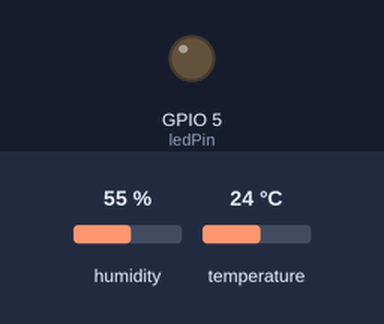
This sketch was run on a simulated ESP8266 (NodeMCU). Shown: output pins drawn as LEDs (lit = HIGH). Inputs (shaded band) come from the test bench; at power-on: temperature 24 °C, humidity 55 %. WiFi joins after 1.5 s; servers stay silent unless stated; no MQTT or app messages arrive unless stated; what the sketch prints to the serial monitor is not drawn.

Above: at 5.8 s.
5.9 s: temperature set to 30.3 °C
13.5 s: temperature set to 31.4 °C
At 16.6 s:
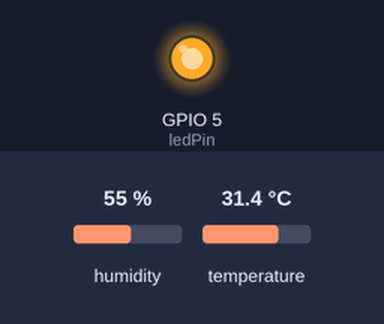
Timing chart, 0 to 18.1 s (numbered marks = the images above; inputs shaded):
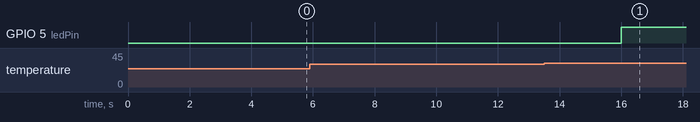

Measured:
- the behaviour switches between 31 and 31.1 °C on temperature (found by bisection; images 0 and 1)
- after the input at 5.9 s, every drawn part: stays the same
- after the input at 13.5 s, GPIO 5 (ledPin): LOW → HIGH after 2.5 s

The sketch:

tugas.ino
```cpp
#include <ESP8266WiFi.h>
#include <PubSubClient.h>
#include <ArduinoJson.h>
#include <DHT.h>

// ===================== KONFIGURASI (WAJIB DIGANTI) =====================
const char* ssid     = "keyr1nn";
const char* password = "rindigemas";

const char* mqttServer = "broker.hivemq.com";
const int   mqttPort   = 1883;
const char* clientId   = "ESP8266_LabIoT_25782035_Tugas";   // harus unik

// Topik (ganti nim_anda dengan NIM Anda)
const char* topicTelemetri = "kampus/labiot/25782035/telemetri";
const char* topicKendali   = "kampus/labiot/25782035/kendali";
const char* topicAlert     = "kampus/labiot/25782035/alert";
const char* topicStatus    = "kampus/labiot/25782035/status";

// Pesan status (LWT & ONLINE)
const char* msgOffline = "{\"status\":\"OFFLINE\",\"keterangan\":\"Perangkat Terputus Tak Terduga\"}";
const char* msgOnline  = "{\"status\":\"ONLINE\",\"keterangan\":\"Perangkat Beroperasi Normal\"}";

// ===================== PIN & PARAMETER =====================
const byte dhtPin = 2;   // D4
const byte ledPin = 5;   // D1
#define DHTTYPE DHT22    // ganti DHT22 jika memakai DHT22

const float SUHU_BATAS = 31.0;                       // ambang bahaya (derajat C)
const unsigned long telemetryInterval = 4000;        // kirim tiap 4 detik
const unsigned long reconnectInterval = 5000;        // jeda percobaan reconnect

DHT dht(dhtPin, DHTTYPE);
WiFiClient espClient;
PubSubClient client(espClient);

// ===================== VARIABEL STATUS =====================
unsigned long lastTelemetryTime = 0;
unsigned long lastReconnectAttempt = 0;
bool bahayaAktif = false;   // state latch: true = sedang kondisi bahaya

// ===================== CALLBACK KENDALI =====================
void callback(char* topic, byte* payload, unsigned int length) {
  char buf[length + 1];
  memcpy(buf, payload, length);
  buf[length] = '\0';

  Serial.println("----------------------------------------");
  Serial.printf("[KONTROL DITERIMA] Topik: %s | Payload: %s\n", topic, buf);

  // Saat bahaya, LED dikunci ON oleh sistem -> perintah manual ditolak
  if (bahayaAktif) {
    Serial.println("--> [DITOLAK] Kondisi BAHAYA aktif, LED dikunci ON oleh sistem.");
    return;
  }

  StaticJsonDocument<128> doc;
  DeserializationError err = deserializeJson(doc, buf);
  if (err) {
    Serial.println("Gagal membedah payload JSON!");
    return;
  }

  if (doc["led"].is<int>()) {
    int val = doc["led"];
    digitalWrite(ledPin, val == 1 ? HIGH : LOW);
    Serial.printf("--> [INDIKATOR] LED: %s\n", val == 1 ? "MENYALA" : "PADAM");
  }
}

// ===================== KONEKSI MQTT (NON-BLOCKING) =====================
bool connectMQTT() {
  Serial.print("Menghubungkan ke MQTT Broker...");
  // connect(id, user, pass, willTopic, willQoS, willRetain, willMessage)
  if (client.connect(clientId, NULL, NULL, topicStatus, 1, true, msgOffline)) {
    Serial.println(" Sukses!");
    client.subscribe(topicKendali);
    Serial.printf("Subskripsi: %s\n", topicKendali);
    // Umumkan ONLINE (retain) menimpa pesan OFFLINE lama
    client.publish(topicStatus, msgOnline, true);
    Serial.println("Status ONLINE dipublikasikan.");
    return true;
  }
  Serial.printf(" Gagal (rc=%d)\n", client.state());
  return false;
}

void maintainConnection() {
  // Wi-Fi: biarkan library auto-reconnect, cukup tunggu
  if (WiFi.status() != WL_CONNECTED) return;

  if (!client.connected()) {
    unsigned long now = millis();
    if (now - lastReconnectAttempt >= reconnectInterval) {
      lastReconnectAttempt = now;
      connectMQTT();
    }
  }
}

// ===================== SETUP =====================
void setup() {
  Serial.begin(115200);
  pinMode(ledPin, OUTPUT);
  digitalWrite(ledPin, LOW);
  dht.begin();

  WiFi.mode(WIFI_STA);
  WiFi.setAutoReconnect(true);
  WiFi.begin(ssid, password);
  Serial.println("Menghubungkan Wi-Fi (non-blocking)...");

  client.setServer(mqttServer, mqttPort);
  client.setCallback(callback);
  client.setKeepAlive(15);   // LWT terpicu lebih cepat (~15-22 detik)
}

// ===================== LOOP =====================
void loop() {
  maintainConnection();
  if (client.connected()) client.loop();

  unsigned long now = millis();
  if (now - lastTelemetryTime < telemetryInterval) return;
  lastTelemetryTime = now;

  float t = dht.readTemperature();
  float h = dht.readHumidity();
  if (isnan(t) || isnan(h)) {
    Serial.println("Peringatan: Gagal membaca data DHT!");
    return;
  }

  // ---------- Edge Safety Engine ----------
  if (t > SUHU_BATAS) {
    digitalWrite(ledPin, HIGH);            // LED bahaya otomatis ON
    if (!bahayaAktif) {                    // latch: kirim sekali saat pertama terdeteksi
      bahayaAktif = true;
      StaticJsonDocument<128> a;
      a["status"]     = "BAHAYA";
      a["parameter"]  = "OVERHEAT";
      a["nilai_suhu"] = serialized(String(t, 1));
      char ab[128];
      serializeJson(a, ab);
      if (client.connected() && client.publish(topicAlert, ab)) {
        Serial.printf("[ALERT TERKIRIM] %s\n", ab);
      } else {
        bahayaAktif = false;               // gagal kirim -> coba lagi siklus berikutnya
        Serial.println("[ERROR] Alert gagal dikirim, akan dicoba lagi.");
      }
    }
  } else if (bahayaAktif) {                // suhu kembali aman -> lepas latch
    bahayaAktif = false;
    digitalWrite(ledPin, LOW);
    Serial.println("[INFO] Suhu kembali normal, latch dilepas, LED OFF.");
  }

  // ---------- Telemetri Rutin ----------
  StaticJsonDocument<256> doc;
  doc["node_id"]      = clientId;
  doc["suhu"]         = serialized(String(t, 2));
  doc["kelembapan"]   = serialized(String(h, 2));
  doc["status_led"]   = digitalRead(ledPin);
  doc["kondisi_suhu"] = (t > SUHU_BATAS) ? "PANAS" : "NORMAL";

  char buffer[256];
  serializeJson(doc, buffer);

  if (client.connected() && client.publish(topicTelemetri, buffer)) {
    Serial.printf("[TELEMETRI TERKIRIM] %s\n", buffer);
  } else {
    Serial.println("[ERROR] Gagal memublikasikan telemetri!");
  }
}
```
